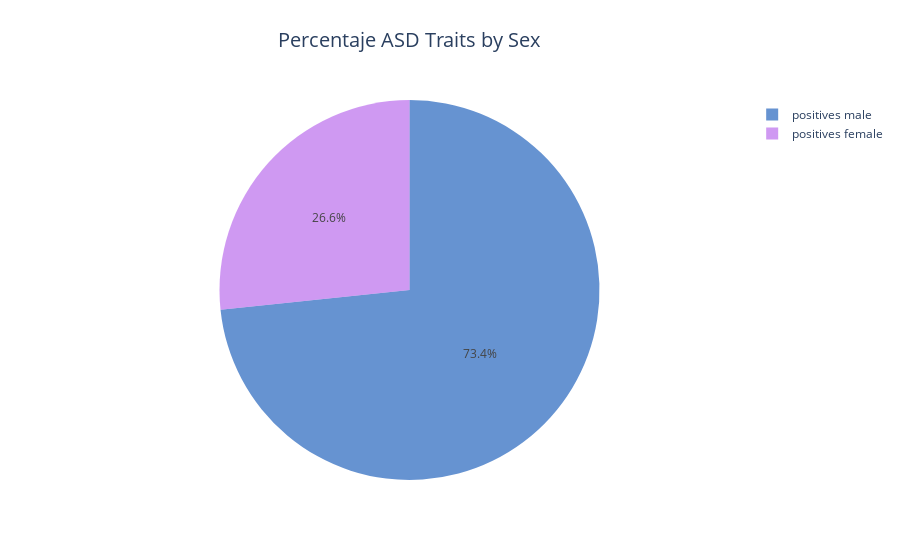

The notebook cell this image was saved under:
### Markdown cell above
# Casos positivos por sexo

A continuación, se mostrará el numero de casos positivos distinguiéndolos por sexo

### Code cell
positives_sex = df['Class/ASD_Traits'].eq('Yes').groupby(df['Sex']).sum()
positives_female = positives_sex['f']
positives_male = positives_sex['m']
labels = ['positives female','positives male']
values = [positives_female,positives_male]
colors = create_colors(len(values))
fig = go.Figure(data=[go.Pie(labels=labels, values=values, marker = {'colors':colors})],layout={'annotations': [{ 'font': { 'size': 20},'showarrow': False,'text': 'Percentaje ASD Traits by Sex','x': 0.50,'y': 1.2},]})
fig.show()



# fig = {
#   'data': [
#     {
#       'values': values,
#       'labels': ['Female','Male'],
#       'marker': {'colors': colors,'line': {'color':'#000000', 'width':2}}, 
#       'domain': {'x': [0, .5]},
#       'hoverinfo':'label+percent+name',
#       'type': 'pie'
#     },
#   ],
#   'layout': {
#        'title':'Percentaje ASD Traits by Sex',
#        'annotations': [
#            { 'font': { 'size': 20},
#               'showarrow': False,
#               'text': '',
#               'x': 0.20,
#               'y': 1
#             },
#         ]
#   }
# }
# iplot(fig)

### Figure 1 — Plotly figure (JSON) as saved in the notebook; plotly's stock layout.template omitted (floating-point values rounded to 4 significant figures)
{"data": [{"labels": ["positives female", "positives male"], "marker": {"colors": ["rgba(175,86,234,0.6", "rgba(1,75,178,0.6"]}, "type": "pie", "values": [194, 534]}], "layout": {"annotations": [{"font": {"size": 20}, "showarrow": false, "text": "Percentaje ASD Traits by Sex", "x": 0.5, "y": 1.2}]}}
